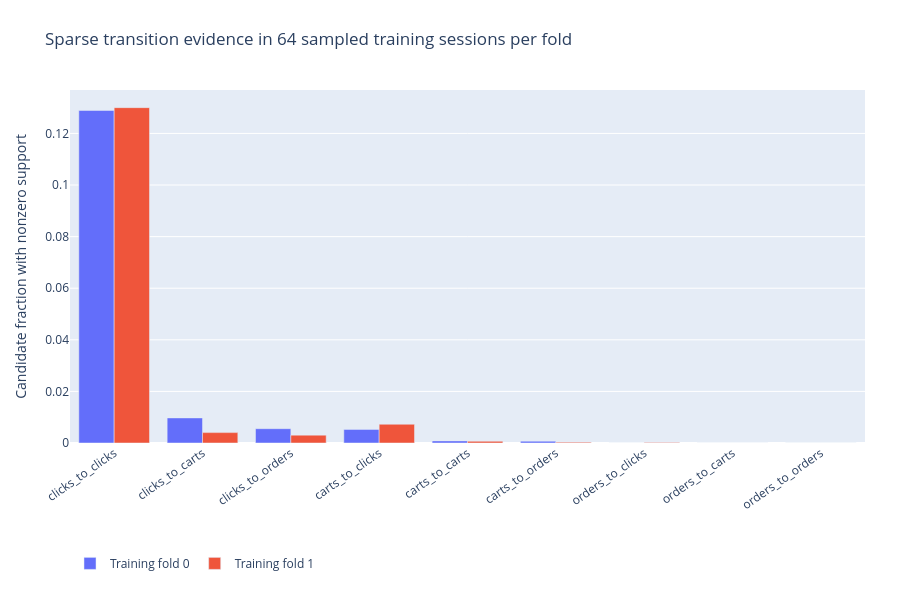

Notebook code for this chart:
### Markdown cell above
## Training support

### Code cell
show_review(6)

### Figure 1 — Plotly figure (JSON) as saved in the notebook; plotly's stock layout.template omitted (floating-point values rounded to 4 significant figures)
{"data": [{"name": "Training fold 0", "type": "bar", "x": ["clicks_to_clicks", "clicks_to_carts", "clicks_to_orders", "carts_to_clicks", "carts_to_carts", "carts_to_orders", "orders_to_clicks", "orders_to_carts", "orders_to_orders"], "y": [0.1289, 0.009727, 0.005547, 0.005273, 0.0008203, 0.0007031, 0.0, 0.0, 3.906e-05]}, {"name": "Training fold 1", "type": "bar", "x": ["clicks_to_clicks", "clicks_to_carts", "clicks_to_orders", "carts_to_clicks", "carts_to_carts", "carts_to_orders", "orders_to_clicks", "orders_to_carts", "orders_to_orders"], "y": [0.13, 0.004023, 0.003047, 0.007266, 0.0006641, 0.0003125, 0.0002344, 0.0, 3.906e-05]}], "layout": {"barmode": "group", "height": 590, "legend": {"orientation": "h", "y": -0.3}, "margin": {"b": 95, "l": 70, "r": 35, "t": 90}, "title": {"text": "Sparse transition evidence in 64 sampled training sessions per fold"}, "xaxis": {"tickangle": -35}, "yaxis": {"title": {"text": "Candidate fraction with nonzero support"}}}}
